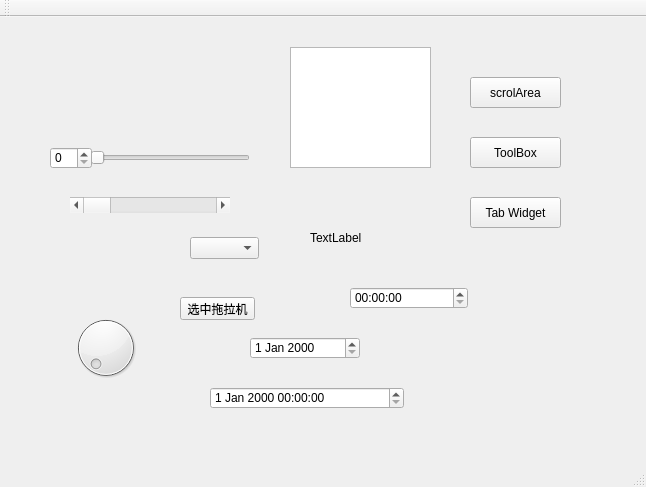
<?xml version="1.0" encoding="UTF-8"?>
<ui version="4.0">
 <class>MainWindow</class>
 <widget class="QMainWindow" name="MainWindow">
  <property name="geometry">
   <rect>
    <x>0</x>
    <y>0</y>
    <width>646</width>
    <height>487</height>
   </rect>
  </property>
  <property name="windowTitle">
   <string>MainWindow</string>
  </property>
  <widget class="QWidget" name="centralWidget">
   <widget class="QStackedWidget" name="stackedWidget">
    <property name="geometry">
     <rect>
      <x>50</x>
      <y>10</y>
      <width>41</width>
      <height>31</height>
     </rect>
    </property>
    <property name="currentIndex">
     <number>0</number>
    </property>
    <widget class="QWidget" name="page_4">
     <widget class="QScrollArea" name="scrollArea">
      <property name="geometry">
       <rect>
        <x>90</x>
        <y>30</y>
        <width>95</width>
        <height>288</height>
       </rect>
      </property>
      <property name="widgetResizable">
       <bool>true</bool>
      </property>
      <widget class="QWidget" name="scrollAreaWidgetContents">
       <property name="geometry">
        <rect>
         <x>-17</x>
         <y>-40</y>
         <width>93</width>
         <height>331</height>
        </rect>
       </property>
       <layout class="QVBoxLayout" name="verticalLayout_2">
        <item>
         <widget class="QPushButton" name="pushButton">
          <property name="text">
           <string>PushButton</string>
          </property>
         </widget>
        </item>
        <item>
         <widget class="QPushButton" name="pushButton_5">
          <property name="text">
           <string>PushButton</string>
          </property>
         </widget>
        </item>
        <item>
         <widget class="QPushButton" name="pushButton_4">
          <property name="text">
           <string>PushButton</string>
          </property>
         </widget>
        </item>
        <item>
         <widget class="QPushButton" name="pushButton_3">
          <property name="text">
           <string>PushButton</string>
          </property>
         </widget>
        </item>
        <item>
         <widget class="QPushButton" name="pushButton_2">
          <property name="text">
           <string>PushButton</string>
          </property>
         </widget>
        </item>
        <item>
         <widget class="QPushButton" name="pushButton_6">
          <property name="text">
           <string>PushButton</string>
          </property>
         </widget>
        </item>
        <item>
         <widget class="QPushButton" name="pushButton_11">
          <property name="text">
           <string>PushButton</string>
          </property>
         </widget>
        </item>
        <item>
         <widget class="QPushButton" name="pushButton_10">
          <property name="text">
           <string>PushButton</string>
          </property>
         </widget>
        </item>
        <item>
         <widget class="QPushButton" name="pushButton_9">
          <property name="text">
           <string>PushButton</string>
          </property>
         </widget>
        </item>
        <item>
         <widget class="QPushButton" name="pushButton_8">
          <property name="text">
           <string>PushButton</string>
          </property>
         </widget>
        </item>
        <item>
         <widget class="QPushButton" name="pushButton_7">
          <property name="text">
           <string>PushButton</string>
          </property>
         </widget>
        </item>
       </layout>
      </widget>
     </widget>
    </widget>
    <widget class="QWidget" name="page_5">
     <widget class="QToolBox" name="toolBox">
      <property name="geometry">
       <rect>
        <x>140</x>
        <y>60</y>
        <width>121</width>
        <height>251</height>
       </rect>
      </property>
      <property name="currentIndex">
       <number>2</number>
      </property>
      <widget class="QWidget" name="page">
       <property name="geometry">
        <rect>
         <x>0</x>
         <y>0</y>
         <width>121</width>
         <height>173</height>
        </rect>
       </property>
       <attribute name="label">
        <string>家人</string>
       </attribute>
       <widget class="QPushButton" name="pushButton_12">
        <property name="geometry">
         <rect>
          <x>20</x>
          <y>40</y>
          <width>75</width>
          <height>23</height>
         </rect>
        </property>
        <property name="text">
         <string>PushButton</string>
        </property>
       </widget>
      </widget>
      <widget class="QWidget" name="page_2">
       <property name="geometry">
        <rect>
         <x>0</x>
         <y>0</y>
         <width>121</width>
         <height>173</height>
        </rect>
       </property>
       <attribute name="label">
        <string>朋友</string>
       </attribute>
       <widget class="QRadioButton" name="radioButton">
        <property name="geometry">
         <rect>
          <x>20</x>
          <y>40</y>
          <width>89</width>
          <height>16</height>
         </rect>
        </property>
        <property name="text">
         <string>RadioButton</string>
        </property>
       </widget>
      </widget>
      <widget class="QWidget" name="page_3">
       <attribute name="label">
        <string>黑名单</string>
       </attribute>
      </widget>
     </widget>
    </widget>
    <widget class="QWidget" name="page_6">
     <widget class="QTabWidget" name="tabWidget">
      <property name="geometry">
       <rect>
        <x>80</x>
        <y>60</y>
        <width>271</width>
        <height>241</height>
       </rect>
      </property>
      <property name="currentIndex">
       <number>0</number>
      </property>
      <widget class="QWidget" name="tab">
       <attribute name="title">
        <string>百度</string>
       </attribute>
      </widget>
      <widget class="QWidget" name="tab_2">
       <attribute name="title">
        <string>谷歌</string>
       </attribute>
      </widget>
      <widget class="QWidget" name="tab_3">
       <attribute name="title">
        <string>Edge</string>
       </attribute>
      </widget>
     </widget>
    </widget>
   </widget>
   <widget class="QPushButton" name="btn_ScrolArea">
    <property name="geometry">
     <rect>
      <x>470</x>
      <y>60</y>
      <width>91</width>
      <height>31</height>
     </rect>
    </property>
    <property name="text">
     <string>scrolArea</string>
    </property>
   </widget>
   <widget class="QPushButton" name="btn_ToolBox">
    <property name="geometry">
     <rect>
      <x>470</x>
      <y>120</y>
      <width>91</width>
      <height>31</height>
     </rect>
    </property>
    <property name="text">
     <string>ToolBox</string>
    </property>
   </widget>
   <widget class="QPushButton" name="btn_TabWidget">
    <property name="geometry">
     <rect>
      <x>470</x>
      <y>180</y>
      <width>91</width>
      <height>31</height>
     </rect>
    </property>
    <property name="text">
     <string>Tab Widget</string>
    </property>
   </widget>
   <widget class="QComboBox" name="comboBox">
    <property name="geometry">
     <rect>
      <x>190</x>
      <y>220</y>
      <width>69</width>
      <height>22</height>
     </rect>
    </property>
   </widget>
   <widget class="QPushButton" name="pbt_select">
    <property name="geometry">
     <rect>
      <x>180</x>
      <y>280</y>
      <width>75</width>
      <height>23</height>
     </rect>
    </property>
    <property name="text">
     <string>选中拖拉机</string>
    </property>
   </widget>
   <widget class="QTextEdit" name="textEdit">
    <property name="geometry">
     <rect>
      <x>290</x>
      <y>30</y>
      <width>141</width>
      <height>121</height>
     </rect>
    </property>
   </widget>
   <widget class="QTimeEdit" name="timeEdit">
    <property name="geometry">
     <rect>
      <x>350</x>
      <y>270</y>
      <width>118</width>
      <height>22</height>
     </rect>
    </property>
   </widget>
   <widget class="QDateEdit" name="dateEdit">
    <property name="geometry">
     <rect>
      <x>250</x>
      <y>320</y>
      <width>110</width>
      <height>22</height>
     </rect>
    </property>
   </widget>
   <widget class="QDateTimeEdit" name="dateTimeEdit">
    <property name="geometry">
     <rect>
      <x>210</x>
      <y>370</y>
      <width>194</width>
      <height>22</height>
     </rect>
    </property>
   </widget>
   <widget class="QDial" name="dial">
    <property name="geometry">
     <rect>
      <x>70</x>
      <y>290</y>
      <width>71</width>
      <height>81</height>
     </rect>
    </property>
   </widget>
   <widget class="QScrollBar" name="horizontalScrollBar">
    <property name="geometry">
     <rect>
      <x>70</x>
      <y>180</y>
      <width>160</width>
      <height>16</height>
     </rect>
    </property>
    <property name="orientation">
     <enum>Qt::Horizontal</enum>
    </property>
   </widget>
   <widget class="QSlider" name="horizontalSlider">
    <property name="geometry">
     <rect>
      <x>90</x>
      <y>130</y>
      <width>160</width>
      <height>22</height>
     </rect>
    </property>
    <property name="orientation">
     <enum>Qt::Horizontal</enum>
    </property>
   </widget>
   <widget class="QSpinBox" name="spinBox">
    <property name="geometry">
     <rect>
      <x>50</x>
      <y>130</y>
      <width>42</width>
      <height>22</height>
     </rect>
    </property>
   </widget>
   <widget class="QLabel" name="lbl_movie">
    <property name="geometry">
     <rect>
      <x>310</x>
      <y>190</y>
      <width>121</width>
      <height>61</height>
     </rect>
    </property>
    <property name="text">
     <string>TextLabel</string>
    </property>
   </widget>
  </widget>
  <widget class="QMenuBar" name="menuBar">
   <property name="geometry">
    <rect>
     <x>0</x>
     <y>0</y>
     <width>646</width>
     <height>23</height>
    </rect>
   </property>
  </widget>
  <widget class="QToolBar" name="mainToolBar">
   <attribute name="toolBarArea">
    <enum>TopToolBarArea</enum>
   </attribute>
   <attribute name="toolBarBreak">
    <bool>false</bool>
   </attribute>
  </widget>
  <widget class="QStatusBar" name="statusBar"/>
 </widget>
 <layoutdefault spacing="6" margin="11"/>
 <resources/>
 <connections/>
</ui>
